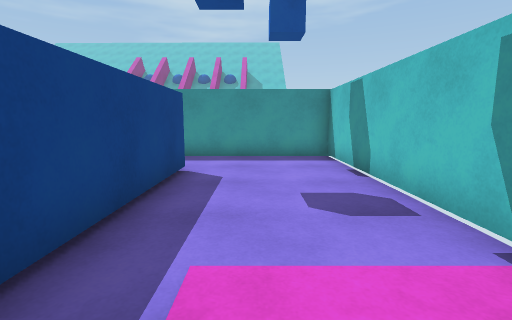
[1] (above)

16 first-person views from a walk through a scene from a Unity 3-D project. The camera is 1.2 m above the floor, tilts 8° down and sees 85° across. The floor is counted in squares, 1 m on a side. Each view is taken from the middle of a square. On the plan, view 1 faces up. The plan holds only what a view shows up to about 13 squares ahead; the rest is blank. The place goes on beyond the plan. The player character is not drawn.

[2]
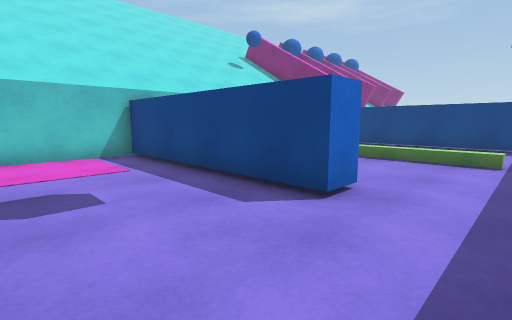

[3]
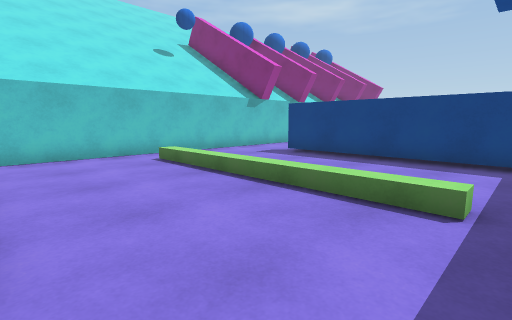

[4]
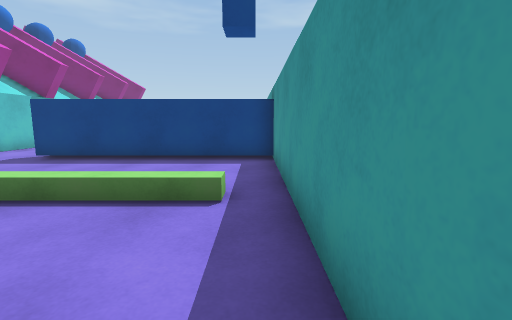

[5]
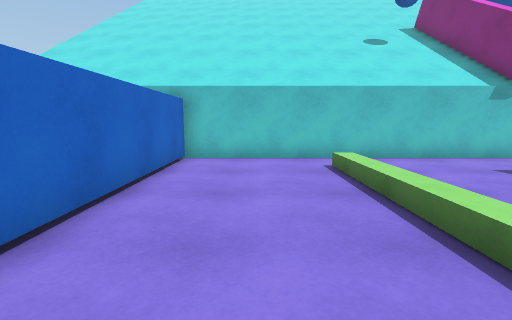

[6]
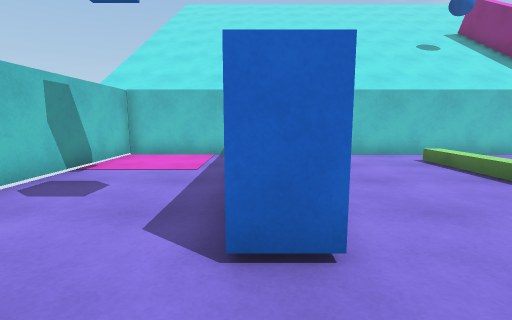

[7]
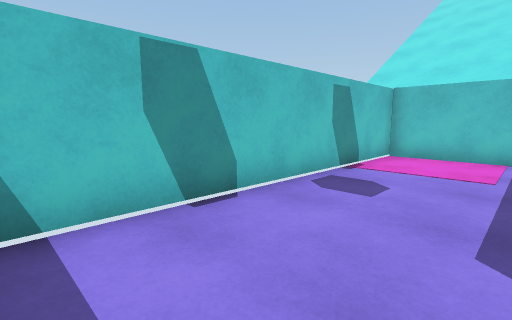

[8]
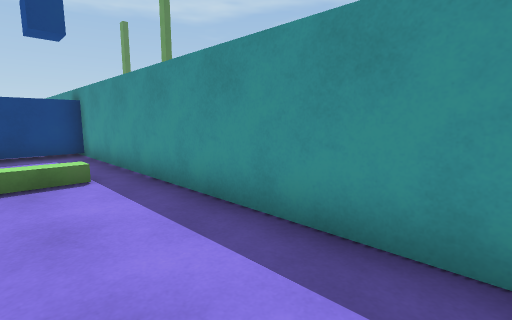

[9]
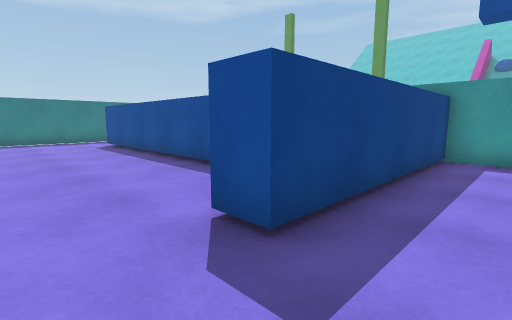

[10]
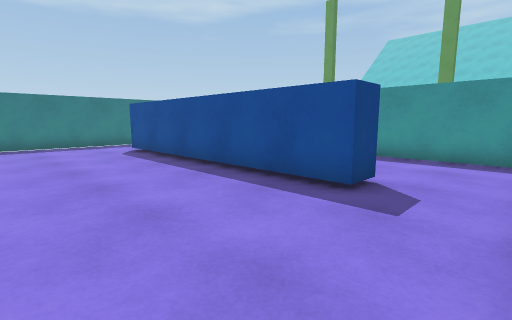

[11]
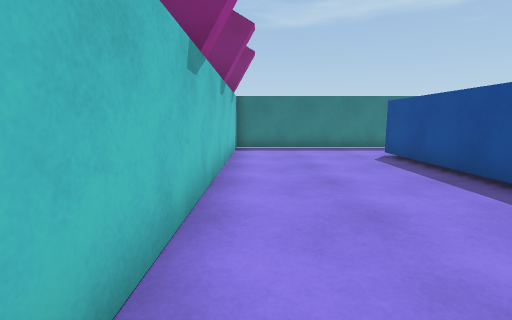

[12]
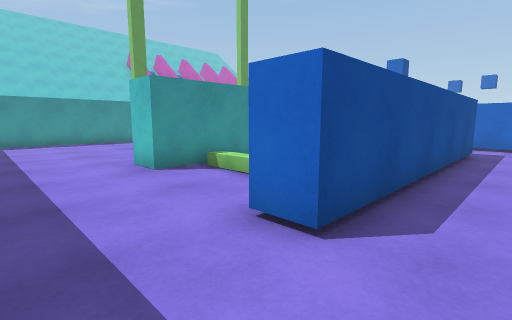

[13]
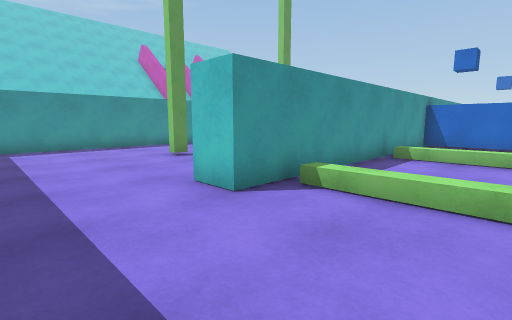

[14]
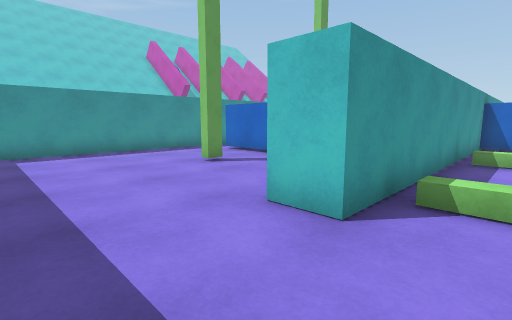

[15]
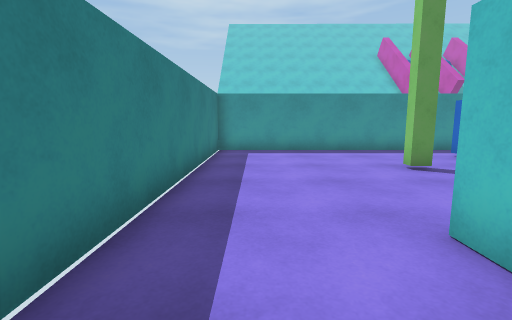

[16]
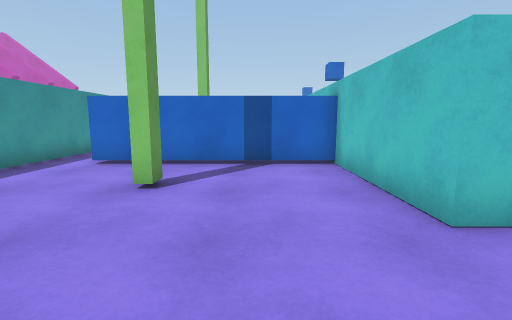

### Floor plan
Points are (right, up) in squares from view 1. A wall is a line through its corners. A room is listed if a view was taken in it or the views show most of it. See-through windows are left out.
Room 1 (views 1, 2, 3, 4, 5, 6, 7, 8, 9, 10)
walls: (-2.9, 6.8) (-1.7, 6.8) (-1.7, -0.9) (2.5, -0.9) (2.5, 9.6) (-11.8, 9.6) (-11.8, 2) (-12.9, 2); (-13.5, -0.9) (-2.8, -0.9) (-2.8, 5.8)
ways out: opening at (-12.5, 0.5) to room 2
Room 2 (views 11, 12, 13, 14, 15, 16)
walls: (-27.5, 5.9) (-27.5, -0.9) (-13.5, -0.9); (-21.6, 14.8) (-22.2, 14.8) (-22.2, 15.2); (-15.2, 5.5) (-15.2, 4.5) (-24.6, 4.5) (-24.6, 5.5); (-12.8, 6.5) (-12.8, 9.6) (-24, 9.6) (-24, 10.8) (-19.3, 10.8) (-19.3, 17.6); (-12.8, 3.5) (-12.8, 4.9); (-19.4, 19.3) (-27.5, 19.3) (-27.5, 9.5)
ways out: opening at (-12.5, 0.5) to room 1; opening at (-19, 18)

Positions as (right, up) in squares from view 1, and headings:
1: (0, 0), facing up
2: (2, 9), facing down-left
3: (-3, 9), facing down-left
4: (-3, 9), facing left
5: (-5, 8), facing down
6: (-2, 9), facing down
7: (-1, 9), facing down-right
8: (-1, 7), facing up-left
9: (-10, 0), facing up-left
10: (-13, 0), facing up-left
11: (-15, 0), facing left
12: (-27, 3), facing up-right
13: (-27, 6), facing up-right
14: (-27, 8), facing up-right
15: (-26, 8), facing up
16: (-27, 13), facing right
